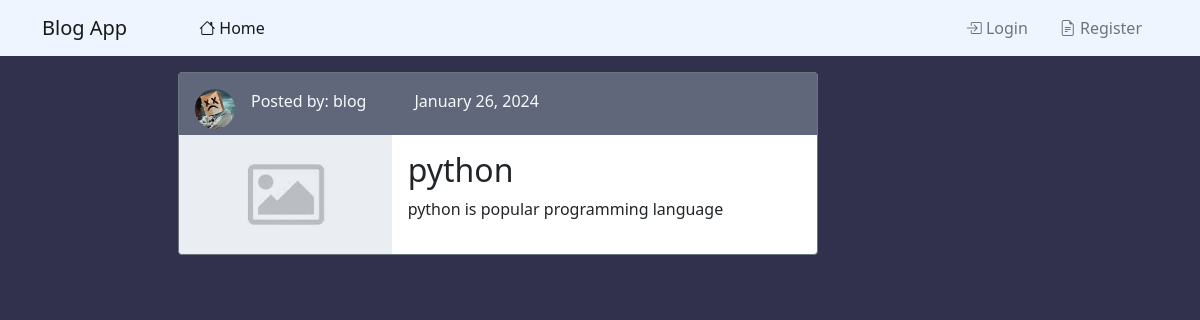
/post/50/, run on the app's committed database.
### blog/models.py (models this page shows, shortened)
class Post(models.Model):
    title = models.CharField(max_length=100)
    content = models.TextField()
    images = models.ImageField(default='post.jpg', upload_to='post_picture/', null=True, blank=True)
    date_posted = models.DateTimeField(default=timezone.now)
    author = models.ForeignKey(User, on_delete=models.CASCADE)

### users/models.py (models this page shows, shortened)
class Profile(models.Model):
    user = models.OneToOneField(User, on_delete=models.CASCADE)
    image = models.ImageField(default='default.jpg', upload_to='profile_picture')

### blog/views.py (the view)
# urls.py: path('post/<int:pk>/', PostDetailView.as_view(), name='post-detail'),
class PostDetailView(DetailView):
    model = Post

### templates/blog/post_detail.html (shortened to what this page needs)
{% extends 'blog/base.html' %}
{% block content %}
<div class="card m-3 w-75  border border-secondary" style="max-width: 640px;">
  <div class="d-flex justify-content-start p-3 " style="background-color:#61677A; height:62px;" >
      <img class=" rounded-circle article-img" src="{{ object.author.profile.image.url }}" style="height:40px; width:40px;">
      <a href="{% url 'user-posts' object.author.username %}" class="ms-3  text-decoration-none text-light ">Posted by: {{ object.author }}</a>
      <p class="text-secondary ms-5 text-light">{{ object.date_posted|date:"F d, Y" }}</p>
  </div>
  <div class="row g-0 ">
    <div class="col-md-4">
      {% if object.images %}
      <img src="{{ object.images.url }}" class="img-fluid rounded-start img" alt="...">
      {% endif %}
    </div>
    <div class="col-md-8">
      <div class="card-body">
        <h2 class="card-title">{{ object.title }}</h2>
        <p class="card-text">{{ object.content }}</p>
      </div>
    </div>
  </div>
</div>
{% endblock content %}

### data on the page
Post: author.profile.image (picture), author "blog", date_posted "January 26, 2024", images (picture), title "python", content "python is popular programming language"
